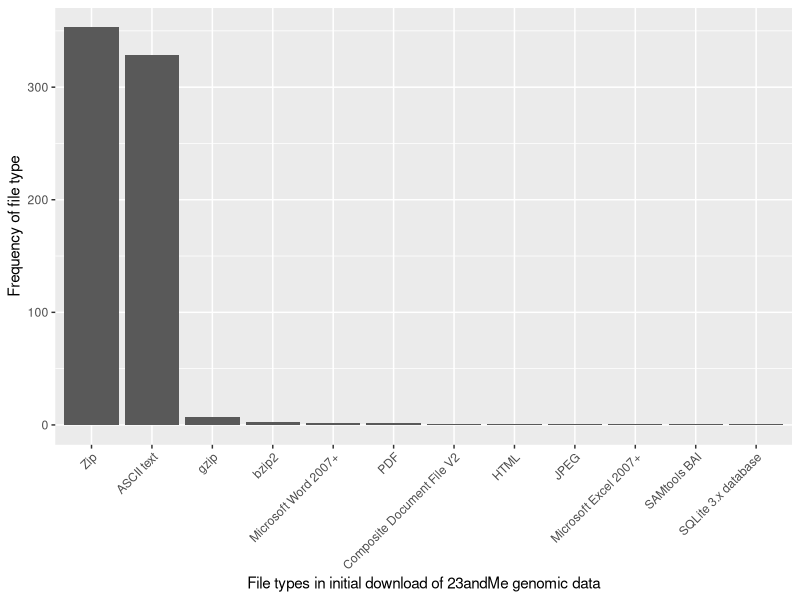
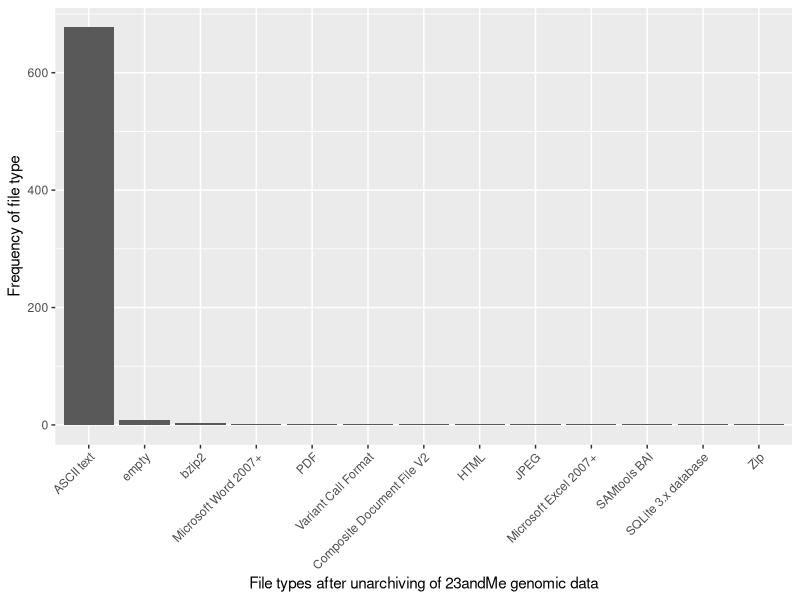
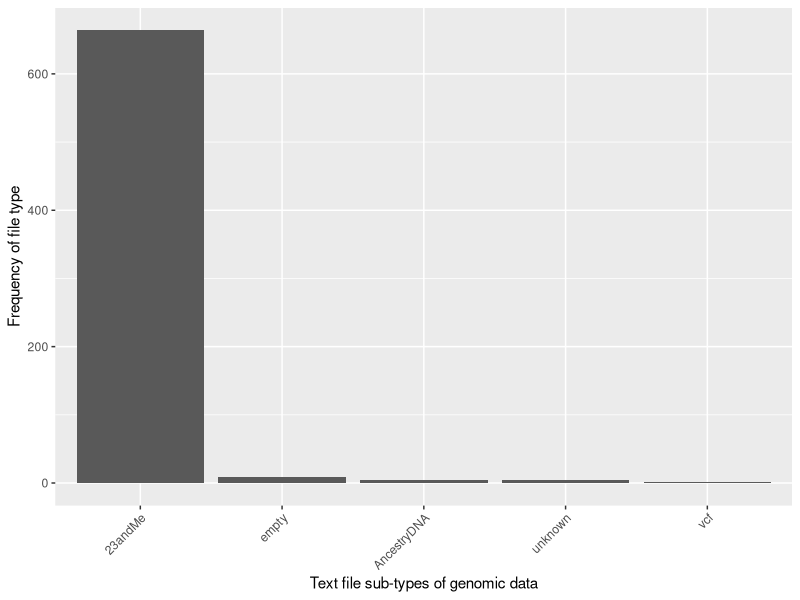
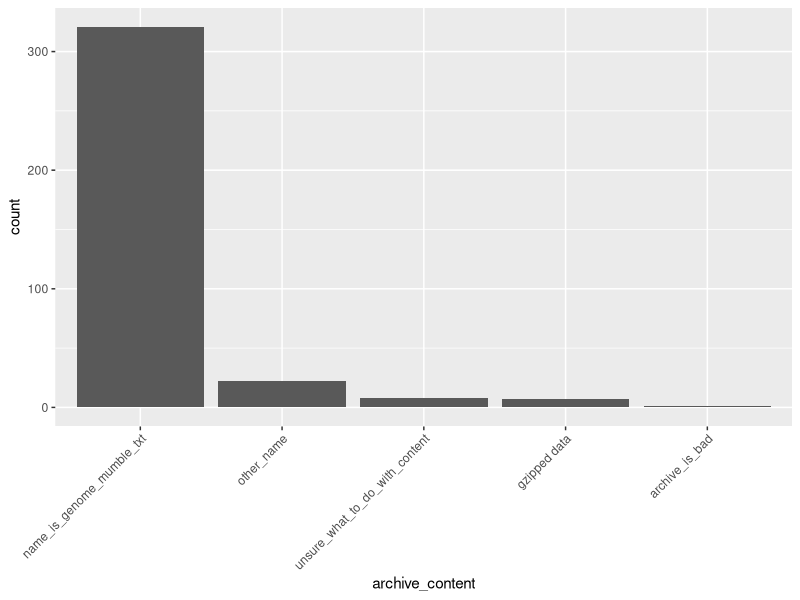
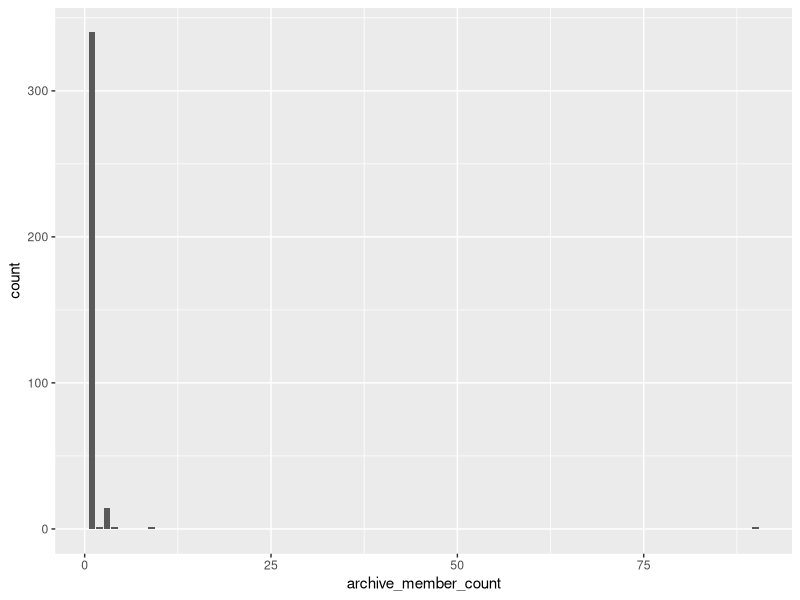

These figures' R source, in order:
## ---- chunk 1
knitr::opts_chunk$set(echo = TRUE)
## ---- chunk 2
setwd('/Users/pbchase/classes/gms6804-group3-project')

df <- read.csv('combined_conversion_log.csv', stringsAsFactors=FALSE)
library(tidyr)
library(dplyr)
library(ggplot2)
wide_df <- df %>% spread(attribute, value)
str(wide_df)
summary(wide_df)

# aggregate similar magic number strings to reduce number of factors
combine_magic_numbers <- function(x) {
  x <- gsub("^(ascii text).*", "\\1", x, ignore.case=TRUE)
  x <- gsub("^(ISO-8859 text).*", "ASCII text", x, ignore.case=TRUE)
  x <- gsub("^(Variant Call Format).*", "\\1", x, ignore.case=TRUE)
  x <- gsub("^(Composite Document File V2).*", "\\1", x, ignore.case=TRUE)
  x <- gsub("^(jpeg).*", "\\1", x, ignore.case=TRUE)
  x <- gsub("^(html).*", "\\1", x, ignore.case=TRUE)
  x <- gsub("^(SAMtools BAI).*", "\\1", x, ignore.case=TRUE)
  x <- gsub("^(bzip2).*", "\\1", x, ignore.case=TRUE)
  x <- gsub("^(gzip).*", "\\1", x, ignore.case=TRUE)
  x <- gsub("^(pdf).*", "\\1", x, ignore.case=TRUE)
  x <- gsub("^(SQLite 3.x database).*", "\\1", x, ignore.case=TRUE)
  x <- gsub("^(zip).*", "\\1", x, ignore.case=TRUE)
}

wide_df$combined_file_type <- combine_magic_numbers(wide_df$actual_file_type_from_magic_number)
wide_df$combined_file_type_of_member <- combine_magic_numbers(wide_df$member_type_from_magic_number)

# fix column classes
wide_df$archive_member_count <- as.integer(wide_df$archive_member_count)
wide_df <- wide_df %>% mutate_if(is.character,as.factor)
wide_df$subject <- as.character(wide_df$subject)
wide_df$member_name <- as.character(wide_df$member_name)
## ---- chunk 3
summary(wide_df)
## ---- chunk 4
file_type <- wide_df %>% select(combined_file_type)
file_type$combined_file_type <- reorder(wide_df$combined_file_type, wide_df$combined_file_type, function(x) -length(x))
ggplot(file_type, aes(combined_file_type)) + geom_bar() + theme(axis.text.x = element_text(angle = 45, hjust = 1)) + ylab("Frequency of file type") + xlab("File types in initial download of 23andMe genomic data")

count(wide_df, combined_file_type) %>% arrange(desc(n)) %>% mutate(Percent = round(n / sum(n),3))
## ---- chunk 5
file_type$combined_file_type_of_member <- reorder(wide_df$combined_file_type_of_member, wide_df$combined_file_type_of_member, function(x) -length(x))
ggplot(file_type, aes(combined_file_type_of_member)) + geom_bar() + theme(axis.text.x = element_text(angle = 45, hjust = 1)) + ylab("Frequency of file type") + xlab("File types after unarchiving of 23andMe genomic data")

count(wide_df, combined_file_type_of_member) %>% arrange(desc(n)) %>% mutate(Percent = round(n / sum(n),3))
## ---- chunk 6
text_file_subtype <- reorder(wide_df$text_file_subtype, wide_df$text_file_subtype, function(x) -length(x)) %>% na.omit()
text_files <- data.frame(text_file_subtype)
ggplot(text_files, aes(text_file_subtype)) + geom_bar() + theme(axis.text.x = element_text(angle = 45, hjust = 1)) + ylab("Frequency of file type") + xlab("Text file sub-types of genomic data")

count(wide_df, text_file_subtype)  %>% na.omit() %>% arrange(desc(n)) %>% mutate(Percent = round(n / sum(n),3))
## ---- chunk 7
content <- wide_df %>% select(archive_content) %>% na.omit()
content$archive_content <- reorder(content$archive_content, content$archive_content, function(x) -length(x))
ggplot(content, aes(archive_content)) + geom_bar() + theme(axis.text.x = element_text(angle = 45, hjust = 1))

count(wide_df, archive_content) %>% na.omit() %>% arrange(desc(n)) %>% mutate(Percent = round(n / sum(n),3))

## ---- chunk 8
count(wide_df, indexed_vcf_available) %>% arrange(desc(n)) %>% mutate(Percent = round(n / sum(n),3))

## ---- chunk 9
wide_df %>% filter(combined_file_type == "ASCII text") %>% filter(indexed_vcf_available == "True") %>% count()
## ---- chunk 10
content <- wide_df %>% select(archive_member_count) %>% na.omit()
ggplot(content, aes(archive_member_count)) + geom_bar()

count(wide_df, archive_member_count) %>% na.omit() %>% arrange(desc(n)) %>% mutate(Percent = round(n / sum(n),3))
